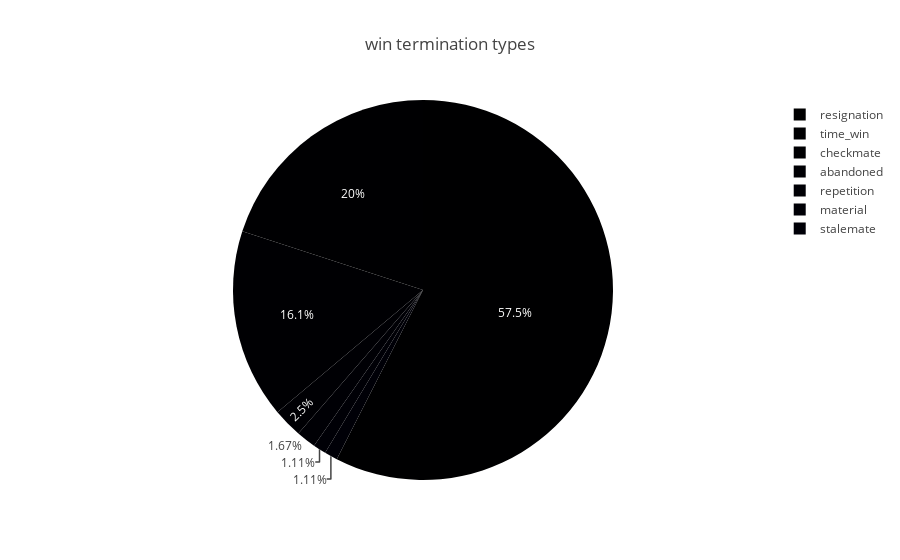

The cell this chart's notebook holds for it:
### Code cell
termination_counts = df['termination_type'].value_counts().reset_index()
termination_counts.columns = ['termination_type', 'Count']
fig_draw = px.pie(
    termination_counts,
    values='Count',
    names='termination_type',
    title=f'win termination types'
)
fig_draw.show()

### Figure 1 — Plotly figure (JSON) as saved in the notebook; plotly's stock layout.template omitted (floating-point values rounded to 4 significant figures)
{"data": [{"domain": {"x": [0, 1], "y": [0, 1]}, "hovertemplate": "termination_type=%{label}<br>Count=%{value}<extra></extra>", "labels": ["resignation", "time_win", "checkmate", "abandoned", "repetition", "material", "stalemate"], "legendgroup": "", "name": "", "showlegend": true, "type": "pie", "values": [207, 72, 58, 9, 6, 4, 4]}], "layout": {"legend": {"tracegroupgap": 0}, "title": {"text": "win termination types"}}}
